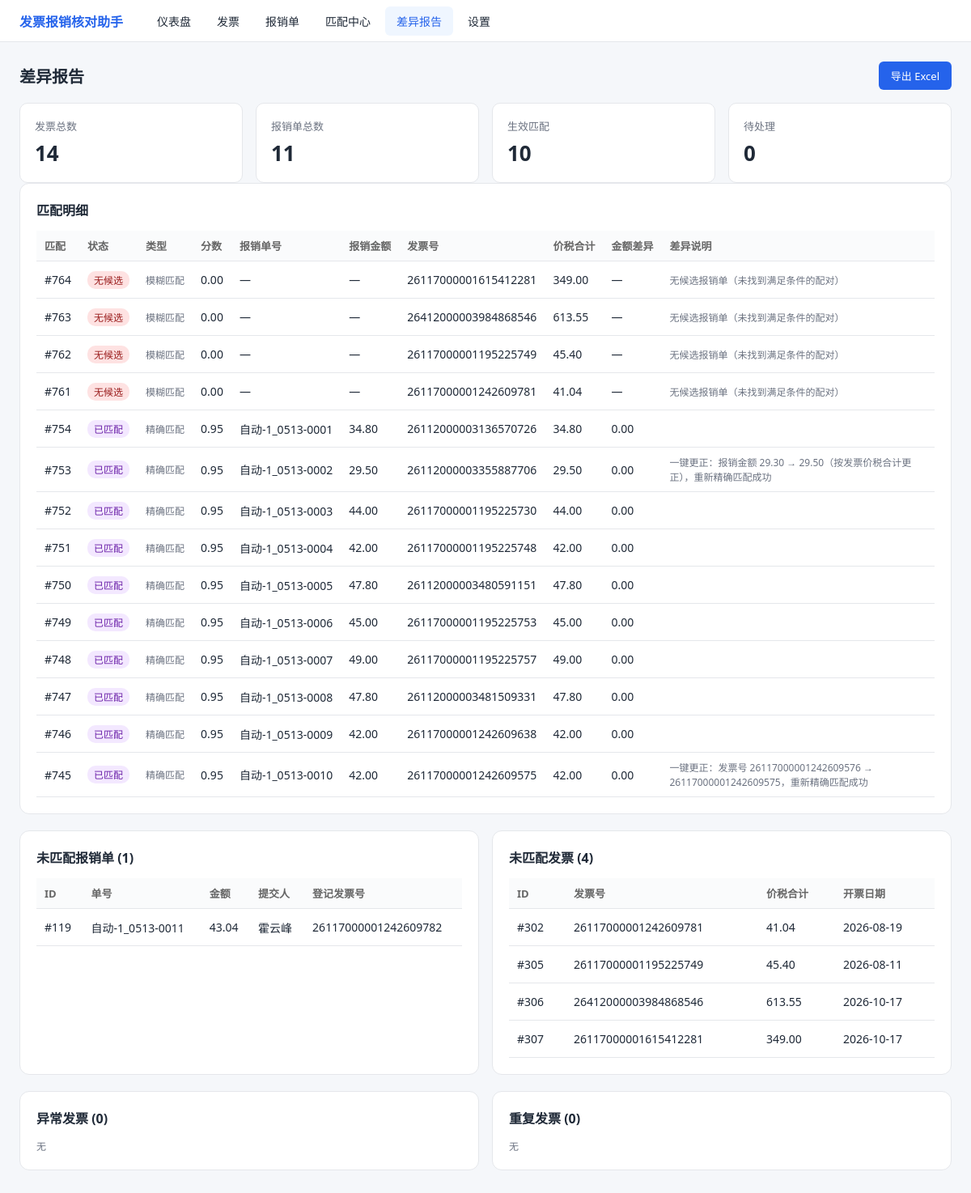
Screenshot of /report with the database file from the repository.
### tables this page shows
CREATE TABLE match_result (
    id           INTEGER PRIMARY KEY AUTOINCREMENT,
    invoice_id   INTEGER NOT NULL,
    reimburse_id INTEGER,
    match_type   TEXT NOT NULL
                 CHECK(match_type IN ('exact','composite','fuzzy','many_to_one','one_to_many','manual')),
    match_score  REAL NOT NULL DEFAULT 0.0 CHECK(match_score BETWEEN 0 AND 1),
    status       TEXT NOT NULL
                 CHECK(status IN ('PENDING','MATCHED','SUSPICIOUS','CONFLICT','UNMATCHED','CONFIRMED','REJECTED')),
    diff_fields  TEXT NOT NULL DEFAULT '[]',
    message      TEXT NOT NULL DEFAULT '',
    confirmed_by TEXT,
    confirmed_at TEXT,
    created_at   TEXT NOT NULL DEFAULT (datetime('now','localtime')),
    updated_at   TEXT NOT NULL DEFAULT (datetime('now','localtime')),
    FOREIGN KEY(invoice_id) REFERENCES invoice(id) ON DELETE CASCADE,
    FOREIGN KEY(reimburse_id) REFERENCES reimburse(id) ON DELETE CASCADE
);

CREATE TABLE invoice (
    id               INTEGER PRIMARY KEY AUTOINCREMENT,
    file_hash        TEXT NOT NULL,
    source_path      TEXT,
    file_type        TEXT NOT NULL CHECK(file_type IN ('pdf','ofd','xml','jpg','jpeg','png')),
    invoice_code     TEXT NOT NULL DEFAULT '',
    invoice_no       TEXT NOT NULL DEFAULT '',
    invoice_date     TEXT,
    buyer_name       TEXT NOT NULL DEFAULT '',
    buyer_tax_no     TEXT NOT NULL DEFAULT '',
    seller_name      TEXT NOT NULL DEFAULT '',
    seller_tax_no    TEXT NOT NULL DEFAULT '',
    amount           TEXT,
    tax_amount       TEXT,
    total_amount     TEXT,
    tax_rate         TEXT NOT NULL DEFAULT '',
    item_summary     TEXT NOT NULL DEFAULT '',
    check_code       TEXT NOT NULL DEFAULT '',
    raw_json         TEXT NOT NULL DEFAULT '{}',
    parse_engine     TEXT NOT NULL CHECK(parse_engine IN ('xml','ofd','pdf_text','ocr','manual')),
    parse_confidence REAL NOT NULL DEFAULT 0.0 CHECK(parse_confidence BETWEEN 0 AND 1),
    status           TEXT NOT NULL DEFAULT 'PARSING'
                     CHECK(status IN ('PARSING','PARSED','NORMAL','ABNORMAL','DUPLICATE','MATCHED')),
    is_red_flush     INTEGER NOT NULL DEFAULT 0,
    created_at       TEXT NOT NULL DEFAULT (datetime('now','localtime')),
    updated_at       TEXT NOT NULL DEFAULT (datetime('now','localtime'))
);

CREATE TABLE reimburse (
    id             INTEGER PRIMARY KEY AUTOINCREMENT,
    batch_id       TEXT NOT NULL,
    reimburse_no   TEXT NOT NULL,
    submitter      TEXT NOT NULL DEFAULT '',
    reimburse_date TEXT,
    period_start   TEXT,
    period_end     TEXT,
    expense_type   TEXT NOT NULL DEFAULT '',
    amount         TEXT NOT NULL,
    invoice_no     TEXT NOT NULL DEFAULT '',
    invoice_date   TEXT,
    remark         TEXT NOT NULL DEFAULT '',
    raw_row        TEXT NOT NULL DEFAULT '{}',
    row_index      INTEGER NOT NULL,
    created_at     TEXT NOT NULL DEFAULT (datetime('now','localtime'))
, template_id INTEGER, extra_data TEXT NOT NULL DEFAULT '{}', source_row INTEGER, parent_id INTEGER, split_type TEXT NOT NULL DEFAULT 'none');

### app/web/pages.py (the view)
@pages.get("/report", response_class=HTMLResponse)
def report_page(request: Request):
    report = report_service.build_report()
    return templates.TemplateResponse(request, "report.html", {"request": request, "r": report})

### app/web/templates/report.html
{% extends "base.html" %}
{% block content %}
<div style="display:flex;justify-content:space-between;align-items:center;margin-bottom:16px;">
  <h1 style="font-size:20px;">差异报告</h1>
  <a class="btn" href="/api/report/export">导出 Excel</a>
</div>
<div class="grid g4">
  <div class="stat"><div class="label">发票总数</div><div class="num">{{ r.inv_counts.values()|sum }}</div></div>
  <div class="stat"><div class="label">报销单总数</div><div class="num">{{ r.reb_total }}</div></div>
  <div class="stat"><div class="label">生效匹配</div><div class="num">{{ r.active_matches }}</div></div>
  <div class="stat"><div class="label">待处理</div><div class="num">{{ r.match_counts.get('SUSPICIOUS',0) + r.match_counts.get('CONFLICT',0) }}</div></div>
</div>
<div class="card">
  <h2>匹配明细</h2>
  {% if r.details %}
  <table>
    <tr><th>匹配</th><th>状态</th><th>类型</th><th>分数</th><th>报销单号</th><th>报销金额</th>
        <th>发票号</th><th>价税合计</th><th>金额差异</th><th>差异说明</th></tr>
    {% for d in r.details %}
    <tr>
      <td>#{{ d.match.id }}</td>
      <td><span class="badge {{ d.match.status|badge }}">{{ d.match.status|dstatus|status_cn }}</span></td>
      <td class="muted">{{ d.match.match_type|match_type_cn }}</td>
      <td>{{ '%.2f'|format(d.match.match_score) }}</td>
      <td>{{ d.reimburse.reimburse_no if d.reimburse else '—' }}</td>
      <td>{{ d.reimburse_amount if d.reimburse_amount is not none else '—' }}</td>
      <td>{{ d.match.invoice_no or '—' }}</td>
      <td>{{ d.invoice_total if d.invoice_total is not none else '—' }}</td>
      <td>{{ d.amount_diff if d.amount_diff is not none else '—' }}</td>
      <td class="wrap muted">{{ d.match.message }}</td>
    </tr>
    {% endfor %}
  </table>
  {% else %}<p class="muted">暂无匹配数据，请先执行匹配</p>{% endif %}
</div>
<div class="grid g2">
  <div class="card">
    <h2>未匹配报销单 ({{ r.unmatched_reimburses|length }})</h2>
    {% if r.unmatched_reimburses %}
    <table><tr><th>ID</th><th>单号</th><th>金额</th><th>提交人</th><th>登记发票号</th></tr>
    {% for i in r.unmatched_reimburses %}
      <tr class="clickable" title="点击定位到报销单管理" onclick="location.href='/reimburses?status=unmatched&focus_id={{ i.id }}'"><td>#{{ i.id }}</td><td>{{ i.reimburse_no }}</td><td>{{ i.amount }}</td>
          <td>{{ i.submitter }}</td><td>{{ i.invoice_no or '—' }}</td></tr>
    {% endfor %}</table>
    {% else %}<p class="muted">无</p>{% endif %}
  </div>
  <div class="card">
    <h2>未匹配发票 ({{ r.unmatched_invoices|length }})</h2>
    {% if r.unmatched_invoices %}
    <table><tr><th>ID</th><th>发票号</th><th>价税合计</th><th>开票日期</th></tr>
    {% for i in r.unmatched_invoices %}
      <tr class="clickable" title="点击定位到发票管理" onclick="location.href='/invoices?status=unmatched&focus_id={{ i.id }}'"><td>#{{ i.id }}</td><td>{{ i.invoice_no or '—' }}</td>
          <td>{{ i.total_amount or '—' }}</td><td>{{ i.invoice_date or '—' }}</td></tr>
    {% endfor %}</table>
    {% else %}<p class="muted">无</p>{% endif %}
  </div>
</div>
<div class="grid g2">
  <div class="card">
    <h2>异常发票 ({{ r.abnormal|length }})</h2>
    {% if r.abnormal %}
    <table><tr><th>ID</th><th>发票号</th><th>状态</th></tr>
    {% for i in r.abnormal %}
      <tr><td><a class="link" href="/invoices/{{ i.id }}">#{{ i.id }}</a></td>
          <td>{{ i.invoice_no or '—' }}</td><td><span class="badge {{ i.status|badge }}">{{ i.status|status_cn }}</span></td></tr>
    {% endfor %}</table>
    {% else %}<p class="muted">无</p>{% endif %}
  </div>
  <div class="card">
    <h2>重复发票 ({{ r.duplicates|length }})</h2>
    {% if r.duplicates %}
    <table><tr><th>ID</th><th>发票号</th><th>状态</th></tr>
    {% for i in r.duplicates %}
      <tr><td><a class="link" href="/invoices/{{ i.id }}">#{{ i.id }}</a></td>
          <td>{{ i.invoice_no or '—' }}</td><td><span class="badge {{ i.status|badge }}">{{ i.status|status_cn }}</span></td></tr>
    {% endfor %}</table>
    {% else %}<p class="muted">无</p>{% endif %}
  </div>
</div>
{% endblock %}

### app/web/templates/base.html (style rules this page uses)
:root { --primary:#2563eb;--bg:#f5f7fa;--card:#fff;--border:#e5e7eb;--text:#1f2937;--muted:#6b7280; }
* { box-sizing:border-box;margin:0;padding:0; }
body { font-family:"Microsoft YaHei",system-ui,sans-serif;background:var(--bg);color:var(--text);font-size:14px; }
.card { background:var(--card);border:1px solid var(--border);border-radius:12px;padding:20px;margin-bottom:20px; }
.card h2 { font-size:16px;margin-bottom:14px; }
.grid { display:grid;gap:16px; }
.g4 { grid-template-columns:repeat(4,1fr); }
.g2 { grid-template-columns:repeat(2,1fr); }
.stat { background:var(--card);border:1px solid var(--border);border-radius:10px;padding:18px; }
.stat .num { font-size:26px;font-weight:700;margin-top:6px; }
.stat .label { color:var(--muted);font-size:13px; }
table { width:100%;border-collapse:collapse; }
th,td { padding:9px 10px;border-bottom:1px solid var(--border);text-align:left;white-space:nowrap;vertical-align:middle; }
tbody td { height:46px; }
th { color:#666;font-weight:600;background:#fafbfc;font-size:13px; }
td.wrap { white-space:normal;min-width:160px; }
.badge { display:inline-block;padding:2px 8px;border-radius:10px;font-size:12px;font-weight:500; }
.badge-red { background:#fee2e2;color:#991b1b; }
.badge-purple { background:#f3e8ff;color:#6b21a8; }
.btn { display:inline-block;padding:7px 14px;border-radius:6px;border:1px solid transparent;background:var(--primary);color:#fff;cursor:pointer;font-size:13px;text-decoration:none; }
.muted { color:var(--muted);font-size:12px; }
tr.clickable { cursor:pointer; }

### rows the page displays
match_result: match.id "764", match.status|dstatus "无候选", match.match_type|match_type_cn "模糊匹配", match.match_score "0.00", match.message "无候选报销单（未找到满足条件的配对）"
invoice: match "26117000001615412281", id "307", invoice_no "26117000001615412281", total_amount "349.00", invoice_date "2026-10-17"
match_result: match.id "763", match.status|dstatus "无候选", match.match_type|match_type_cn "模糊匹配", match.match_score "0.00", match.message "无候选报销单（未找到满足条件的配对）"
invoice: match "26412000003984868546", id "306", invoice_no "26412000003984868546", total_amount "613.55", invoice_date "2026-10-17"
match_result: match.id "762", match.status|dstatus "无候选", match.match_type|match_type_cn "模糊匹配", match.match_score "0.00", match.message "无候选报销单（未找到满足条件的配对）"
invoice: match "26117000001195225749", id "305", invoice_no "26117000001195225749", total_amount "45.40", invoice_date "2026-08-11"
match_result: match.id "761", match.status|dstatus "无候选", match.match_type|match_type_cn "模糊匹配", match.match_score "0.00", match.message "无候选报销单（未找到满足条件的配对）"
invoice: match "26117000001242609781", id "302", invoice_no "26117000001242609781", total_amount "41.04", invoice_date "2026-08-19"
match_result: match.id "754", match.status|dstatus "已匹配", match.match_type|match_type_cn "精确匹配", match.match_score "0.95"
reimburse: reimburse "自动-1_0513-0001"
invoice: match "26112000003136570726"
match_result: match.id "753", match.status|dstatus "已匹配", match.match_type|match_type_cn "精确匹配", match.match_score "0.95", match.message "一键更正：报销金额 29.30 → 29.50（按发票价税合计更正），重新精确匹配成功"
reimburse: reimburse "自动-1_0513-0002"
invoice: match "26112000003355887706"
match_result: match.id "752", match.status|dstatus "已匹配", match.match_type|match_type_cn "精确匹配", match.match_score "0.95"
reimburse: reimburse "自动-1_0513-0003"
invoice: match "26117000001195225730"
match_result: match.id "751", match.status|dstatus "已匹配", match.match_type|match_type_cn "精确匹配", match.match_score "0.95"
reimburse: reimburse "自动-1_0513-0004"
invoice: match "26117000001195225748"
match_result: match.id "750", match.status|dstatus "已匹配", match.match_type|match_type_cn "精确匹配", match.match_score "0.95"
reimburse: reimburse "自动-1_0513-0005"
invoice: match "26112000003480591151"
match_result: match.id "749", match.status|dstatus "已匹配", match.match_type|match_type_cn "精确匹配", match.match_score "0.95"
reimburse: reimburse "自动-1_0513-0006"
invoice: match "26117000001195225753"
match_result: match.id "748", match.status|dstatus "已匹配", match.match_type|match_type_cn "精确匹配", match.match_score "0.95"
reimburse: reimburse "自动-1_0513-0007"
invoice: match "26117000001195225757"
match_result: match.id "747", match.status|dstatus "已匹配", match.match_type|match_type_cn "精确匹配", match.match_score "0.95"
reimburse: reimburse "自动-1_0513-0008"
invoice: match "26112000003481509331"
match_result: match.id "746", match.status|dstatus "已匹配", match.match_type|match_type_cn "精确匹配", match.match_score "0.95"
reimburse: reimburse "自动-1_0513-0009"
invoice: match "26117000001242609638"
match_result: match.id "745", match.status|dstatus "已匹配", match.match_type|match_type_cn "精确匹配", match.match_score "0.95", match.message "一键更正：发票号 26117000001242609576 → 26117000001242609575，重新精确匹配成功"
reimburse: reimburse "自动-1_0513-0010"
invoice: match "26117000001242609575"
reimburse: id "119", reimburse_no "自动-1_0513-0011", amount "43.04", submitter "霍云峰", invoice_no "26117000001242609782"

### other values shown
{{ r.inv_counts.values()|sum }} "14"
{{ r.reb_total }} "11"
{{ r.active_matches }} "10"
{{ r.match_counts.get('SUSPICIOUS',0) + r.match_counts.get('CONFLICT',0) }} "0"
{{ d.reimburse.reimburse_no if d.reimburse else '—' }} "—" "—" "—" "—"
{{ d.reimburse_amount if d.reimburse_amount is not none else '—' }} "—" "—" "—" "—" "34.80" "29.50" "44.00" "42.00" "47.80" "45.00" "49.00" "47.80" "42.00" "42.00"
{{ d.invoice_total if d.invoice_total is not none else '—' }} "349.00" "613.55" "45.40" "41.04" "34.80" "29.50" "44.00" "42.00" "47.80" "45.00" "49.00" "47.80" "42.00" "42.00"
{{ d.amount_diff if d.amount_diff is not none else '—' }} "—" "—" "—" "—" "0.00" "0.00" "0.00" "0.00" "0.00" "0.00" "0.00" "0.00" "0.00" "0.00"
{{ r.unmatched_reimburses|length }} "1"
{{ r.unmatched_invoices|length }} "4"
{{ r.abnormal|length }} "0"
{{ r.duplicates|length }} "0"
